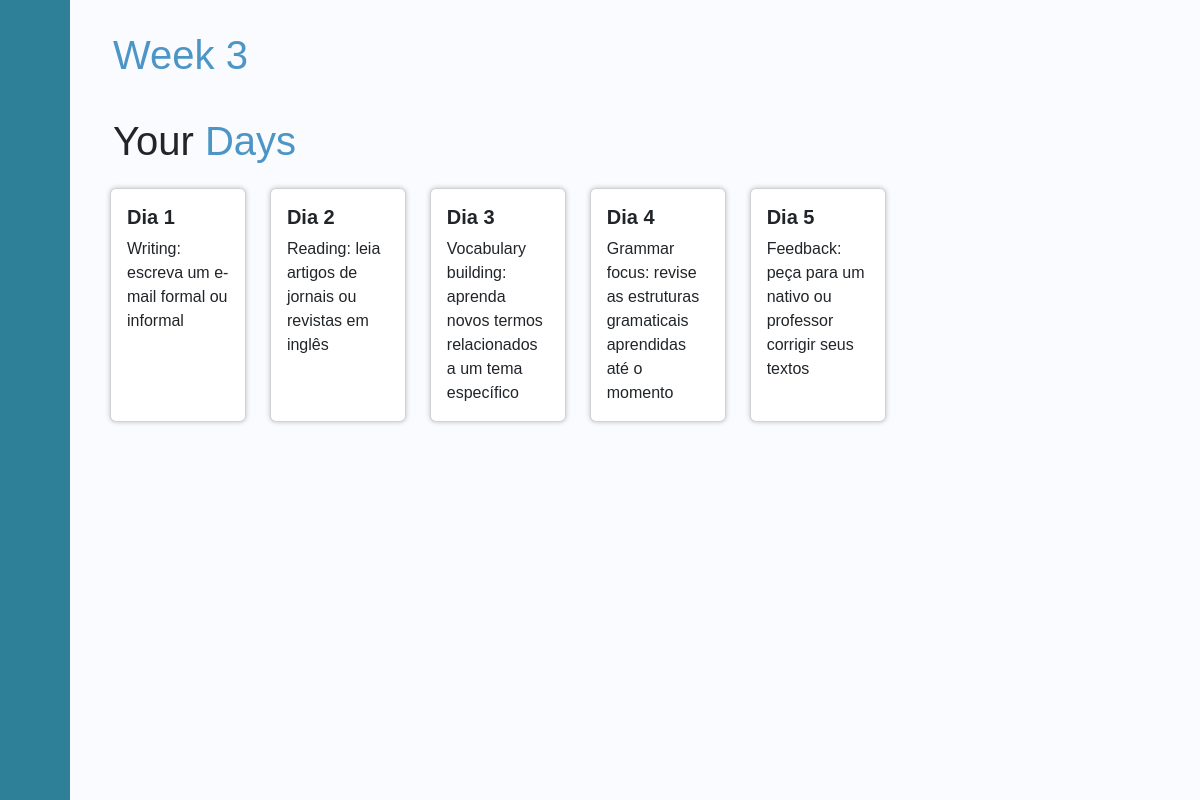
The app's page /view/home.php?semana=3 (signed in) with its own data.
### tables this page shows
CREATE TABLE `conteudo` (
  `id` int(11) NOT NULL,
  `id_nivel` int(11) NOT NULL,
  `semana` int(11) NOT NULL,
  `dia` int(11) NOT NULL,
  `titulo` varchar(500) NOT NULL,
  `descricao` varchar(10000) NOT NULL,
  `concluido` tinyint(1) NOT NULL
);

### config/Connection.php (called while the page is built, shortened)
<?php
class Connection {
    private $host = '144.217.39.54';
    private $username = 'hostdeprojetos';
    private $password = 'ifspgru@2022';
    private $database = 'hostdeprojetos_tess';
    public function connection() {
        $con = new mysqli($this->host, $this->username, $this->password, $this->database);
        return $con;
    }
}

### class/Nivel.php (called while the page is built, shortened)
<?php
class Nivel {
    private $id;
    public function __construct($id, $nivel) {
        $this->id = $id;
    }
    public function getId() {
        return $this->id;
    }
}

### model/UsuarioNivelDAO.php (called while the page is built, shortened)
<?php
class UsuarioNivelDAO {
    public function consultaNivel(Connection $con) {
        $query = 'SELECT N.id, N.nivel FROM usuario_nivel AS UN JOIN usuarios AS U ON UN.id_usuario = U.id JOIN nivel AS N ON UN.id_nivel = N.id WHERE U.id = "'.$_SESSION['id'].'"';
        return mysqli_query($con->connection(), $query);
    }
}

### model/ConteudoDAO.php (called while the page is built, shortened)
<?php
class ConteudoDAO {
    public function getConteudoSemana(Connection $con, Nivel $nivel, $semana) {
        $query = 'SELECT * FROM conteudo WHERE id_nivel = '.$nivel->getId().' AND semana = '.$semana;
        return mysqli_query($con->connection(), $query);
    }
}

### class/Conteudo.php (called while the page is built, shortened)
<?php
class Conteudo {
    private $dia;
    private $titulo;
    public function __construct($id = null, $id_nivel = null, $semana = null, $dia = null, $titulo = null, $descricao = null, $concluido = null) {
        $this->dia = $dia;
        $this->titulo = $titulo;
    }
    public function getDia() {
        return $this->dia;
    }
    public function getTitulo() {
        return $this->titulo;
    }
    public function setDia($dia) {
        $this->dia = $dia;
    }
    public function setTitulo($titulo) {
        $this->titulo = $titulo;
    }
}

### controllers/ConteudoController.php (the view, shortened to what this page needs)
<?php
require_once('../class/Conteudo.php');
require_once('../model/ConteudoDAO.php');
require_once('../class/Nivel.php');
require_once('../model/UsuarioNivelDAO.php');
require_once('../config/Connection.php');
class ConteudoController {
    public function geraCardsConteudo($semana) {
        $conexao = new Connection();
        $conteudo = new Conteudo();
        $usuarioNivelDAO = new UsuarioNivelDAO();
        $resultado_usuarioNivel = $usuarioNivelDAO->consultaNivel($conexao);
        $usuarioNivel = $resultado_usuarioNivel->fetch_assoc();
        $nivel = new Nivel($usuarioNivel['id'], $usuarioNivel['nivel']);
        $conteudoDAO = new ConteudoDAO();
        $resultado_conteudo = $conteudoDAO->getConteudoSemana($conexao, $nivel, $semana);
        if($resultado_conteudo->num_rows > 0) {
            echo '<div class="container">';
            echo     '<div class="row gy-4">';
            while ($dado_conteudo = $resultado_conteudo->fetch_assoc()) {
                $conteudo->setDia($dado_conteudo['dia']);
                $conteudo->setTitulo($dado_conteudo['titulo']);
                echo     '<div class="col-sm conteudo" data-id="'.$conteudo->getDia().'">';
                echo         '<div class="card h-100">';
                echo             '<div class="card-body">';
                echo                 '<h5 class="card-title fw-bold">Dia '.$conteudo->getDia().'</h5>';
                echo                 '<p class="card-text">'.$conteudo->getTitulo().'</p>';
                echo             '</div>';
                echo         '</div>';
                echo     '</div>';
            }
            echo     '</div>';
            echo '</div>';
        }
    }
}

### src/style/style3.css (style rules this page uses)
* { font-family: "Poppins", sans-serif; }
body { font-family: 'Poppins', sans-serif; }
body { background-color: #f7f7f7; }
.card { transition: all 0.5s; box-shadow: 0 0 5px 0 rgba(22, 22, 26, .25); }

### records on screen
conteudo: dia "1", titulo "Writing: escreva um e-mail formal ou informal"
conteudo: dia "2", titulo "Reading: leia artigos de jornais ou revistas em inglês"
conteudo: dia "3", titulo "Vocabulary building: aprenda novos termos relacionados a um tema específico"
conteudo: dia "4", titulo "Grammar focus: revise as estruturas gramaticais aprendidas até o momento"
conteudo: dia "5", titulo "Feedback: peça para um nativo ou professor corrigir seus textos"

### other values on screen
$semana "3"
